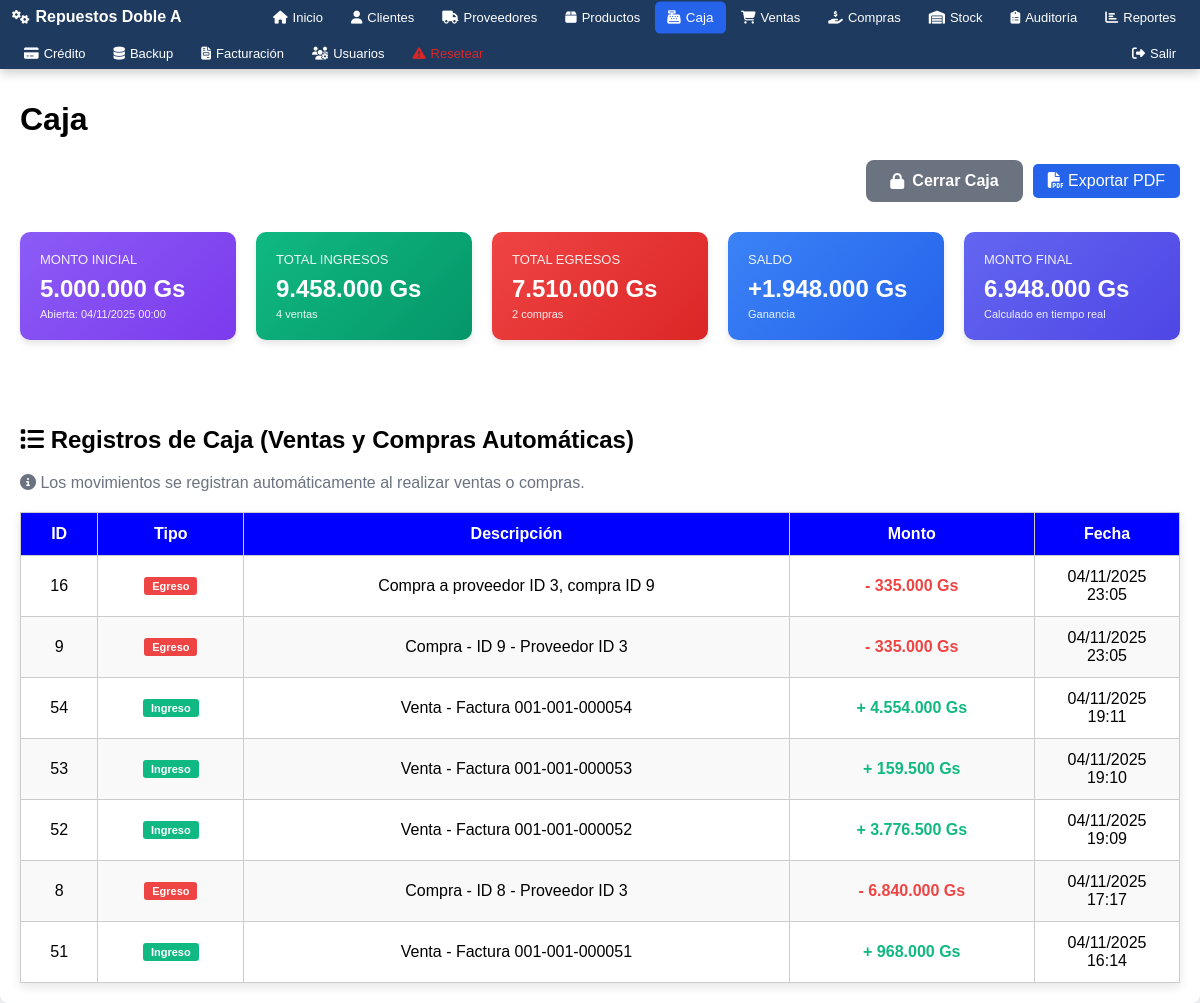
/modulos/caja/caja.php (signed in), run on an earlier commit of the app's database.
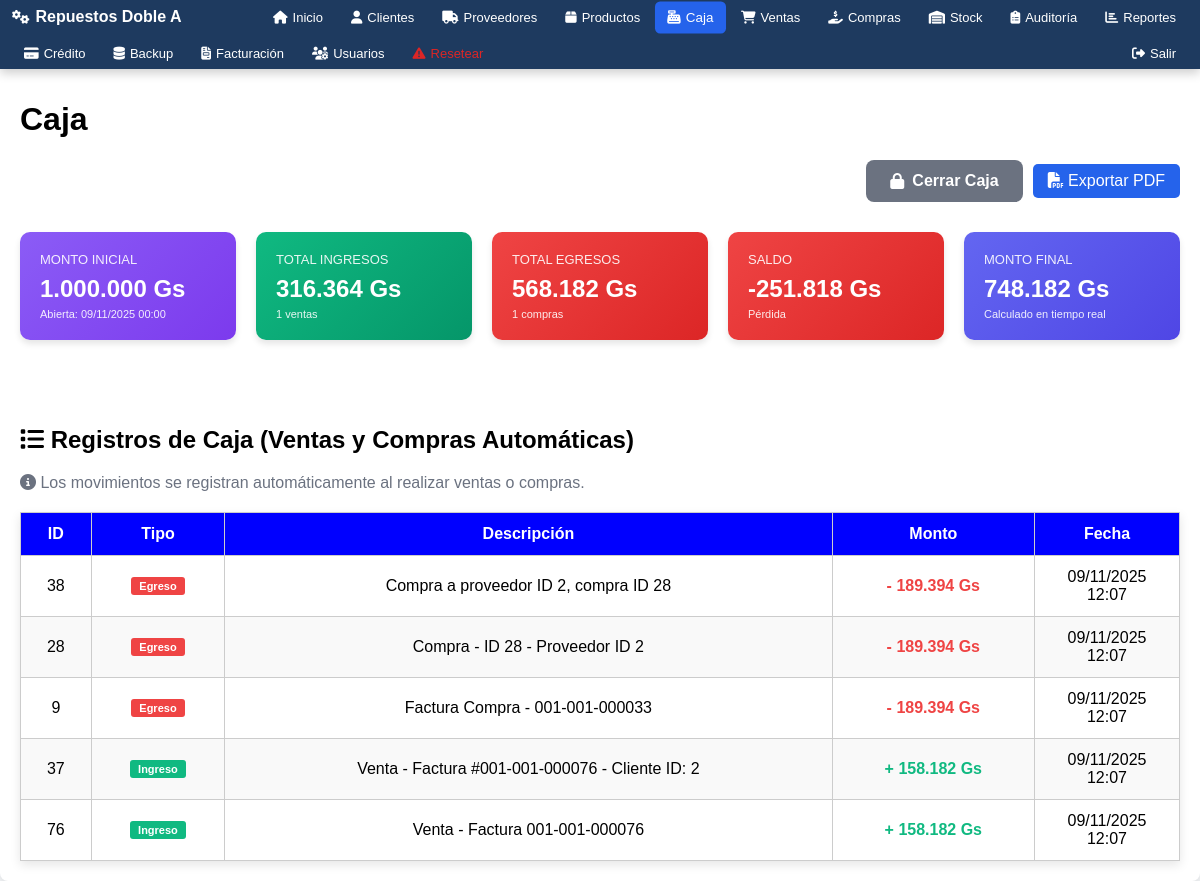
And on a later commit of the database.
### tables this page shows
CREATE TABLE `caja` (
  `id` int(11) NOT NULL AUTO_INCREMENT,
  `fecha` date NOT NULL,
  `monto_inicial` decimal(12,2) NOT NULL,
  `monto_final` decimal(12,2) DEFAULT NULL,
  `estado` enum('Abierta','Cerrada') NOT NULL DEFAULT 'Abierta',
  `created_at` datetime NOT NULL,
  PRIMARY KEY (`id`)
);

CREATE TABLE `caja_movimientos` (
  `id` int(11) NOT NULL AUTO_INCREMENT,
  `caja_id` int(11) NOT NULL,
  `fecha` datetime NOT NULL,
  `tipo` enum('Ingreso','Egreso') NOT NULL,
  `concepto` varchar(255) NOT NULL,
  `monto` decimal(12,2) NOT NULL,
  `created_at` timestamp NOT NULL DEFAULT CURRENT_TIMESTAMP,
  PRIMARY KEY (`id`),
  KEY `caja_id` (`caja_id`)
);

CREATE TABLE `compras` (
  `id` int(11) NOT NULL AUTO_INCREMENT,
  `proveedor_id` int(11) NOT NULL,
  `fecha` datetime NOT NULL,
  `total` decimal(12,2) NOT NULL,
  `estado` enum('Pendiente','Completada') NOT NULL DEFAULT 'Pendiente',
  `created_at` timestamp NOT NULL DEFAULT CURRENT_TIMESTAMP ON UPDATE CURRENT_TIMESTAMP,
  PRIMARY KEY (`id`),
  KEY `proveedor_id` (`proveedor_id`)
);

CREATE TABLE `cabecera_factura_ventas` (
  `id` int(11) NOT NULL AUTO_INCREMENT,
  `numero_factura` varchar(20) NOT NULL,
  `condicion_venta` enum('Contado','Crédito') NOT NULL,
  `forma_pago` enum('Efectivo','Tarjeta','Transferencia') NOT NULL,
  `fecha_hora` datetime DEFAULT CURRENT_TIMESTAMP,
  `cliente_id` int(11) NOT NULL,
  `monto_total` decimal(15,2) NOT NULL,
  `timbrado` varchar(20) DEFAULT '',
  `inicio_vigencia` date DEFAULT NULL,
  `fin_vigencia` date DEFAULT NULL,
  `anulada` tinyint(1) DEFAULT '0',
  `fecha_anulacion` datetime DEFAULT NULL,
  `usuario_anulacion_id` int(11) DEFAULT NULL,
  `motivo_anulacion` text,
  PRIMARY KEY (`id`),
  UNIQUE KEY `idx_numero_factura_unique` (`numero_factura`),
  UNIQUE KEY `idx_timbrado_unique` (`timbrado`),
  KEY `cliente_id` (`cliente_id`)
);

CREATE TABLE `cabecera_factura_compras` (
  `id` int(11) NOT NULL AUTO_INCREMENT,
  `numero_factura` varchar(50) NOT NULL,
  `proveedor_id` int(11) NOT NULL,
  `fecha_hora` datetime NOT NULL,
  `monto_total` decimal(15,2) NOT NULL,
  `condicion_compra` varchar(20) DEFAULT 'Contado',
  `forma_pago` varchar(20) DEFAULT 'Efectivo',
  `timbrado` varchar(50) DEFAULT NULL,
  `numero_factura_proveedor` varchar(100) DEFAULT NULL,
  `created_at` timestamp NOT NULL DEFAULT CURRENT_TIMESTAMP,
  `inicio_vigencia` date DEFAULT NULL,
  `fin_vigencia` date DEFAULT NULL,
  PRIMARY KEY (`id`),
  UNIQUE KEY `numero_factura` (`numero_factura`),
  KEY `idx_fecha` (`fecha_hora`),
  KEY `idx_proveedor` (`proveedor_id`),
  CONSTRAINT `cabecera_factura_compras_ibfk_1` FOREIGN KEY (`proveedor_id`) REFERENCES `proveedores` (`id`) ON DELETE CASCADE
);

### modulos/caja/caja.php (the view, shortened to what the rows shown need)
<?php
$base_path = $_SERVER['DOCUMENT_ROOT'] . '/repuestos/';
include $base_path . 'includes/auth.php';
include $base_path . 'includes/header.php';
$stmtCaja = $pdo->query("SELECT * FROM caja WHERE estado='Abierta' ORDER BY id DESC LIMIT 1");
$caja = $stmtCaja->fetch();
$movimientos_combinados = [];
if($caja){
    $stmtMov = $pdo->prepare("SELECT id, fecha, tipo, concepto as descripcion, monto, 'manual' as origen FROM caja_movimientos WHERE caja_id=? ORDER BY fecha DESC");
    $stmtMov->execute([$caja['id']]);
    $movimientos = $stmtMov->fetchAll();
    $fecha_apertura = $caja['fecha'];
    $stmtVentas = $pdo->prepare("SELECT id, fecha_hora as fecha, 'Ingreso' as tipo, CONCAT('Venta - Factura ', numero_factura) as descripcion, monto_total as monto, 'venta' as origen
                                 FROM cabecera_factura_ventas
                                 WHERE fecha_hora >= ? AND (anulada = 0 OR anulada IS NULL)
                                 ORDER BY fecha_hora DESC");
    $stmtVentas->execute([$fecha_apertura]);
    $ventas = $stmtVentas->fetchAll();
    $stmtCompras = $pdo->prepare("SELECT c.id, c.fecha, 'Egreso' as tipo, CONCAT('Compra - ID ', c.id, ' - Proveedor ID ', c.proveedor_id) as descripcion, c.total as monto, 'compra' as origen
                                  FROM compras c
                                  WHERE c.fecha >= ?
                                  ORDER BY c.fecha DESC");
    $stmtCompras->execute([$fecha_apertura]);
    $compras = $stmtCompras->fetchAll();
    $facturas_compras = [];
    try {
        $stmtFacturasCompras = $pdo->prepare("SELECT fc.id, fc.fecha_hora as fecha, 'Egreso' as tipo, CONCAT('Factura Compra - ', fc.numero_factura) as descripcion, fc.monto_total as monto, 'factura_compra' as origen
                                              FROM cabecera_factura_compras fc
                                              WHERE fc.fecha_hora >= ?
                                              ORDER BY fc.fecha_hora DESC");
        $stmtFacturasCompras->execute([$fecha_apertura]);
        $facturas_compras = $stmtFacturasCompras->fetchAll();
    } catch (Exception $e) {
    }
    $movimientos_combinados = array_merge($movimientos, $ventas, $compras, $facturas_compras);
    usort($movimientos_combinados, function($a, $b) {
        return strtotime($b['fecha']) - strtotime($a['fecha']);
    });
}
?>
<div class="container tabla-responsive">
    <h1>Caja</h1>
    <?php if(!$caja): ?>
        <div class="form-actions-right">
            <a href="abrir_caja.php" class="btn-submit"><i class="fas fa-lock-open"></i> Abrir Caja</a>
        </div>
    <?php else:
        $total_ingresos = 0;
        $total_egresos = 0;
        $cantidad_ventas = 0;
        $cantidad_compras = 0;
        foreach($movimientos_combinados as $m){
            if($m['tipo'] == 'Ingreso') {
                $total_ingresos += (float)$m['monto'];
                if($m['origen'] == 'venta') {
                    $cantidad_ventas++;
                }
            } else {
                $total_egresos += (float)$m['monto'];
                if($m['origen'] == 'compra') {
                    $cantidad_compras++;
                }
            }
        }
        $monto_final_calculado = (float)$caja['monto_inicial'] + $total_ingresos - $total_egresos;
        $saldo = $monto_final_calculado - (float)$caja['monto_inicial'];
    ?>
        <div class="form-actions-right">
            <a href="cerrar_caja.php?id=<?= $caja['id'] ?>" class="btn-cancelar" onclick="return confirm('¿Cerrar caja?')"><i class="fas fa-lock"></i> Cerrar Caja</a>
            <a href="exportar_pdf_caja.php?id=<?= $caja['id'] ?>" class="btn-export" target="_blank"><i class="fas fa-file-pdf"></i> Exportar PDF</a>
        </div>
        <div style="display: grid; grid-template-columns: repeat(auto-fit, minmax(200px, 1fr)); gap: 20px; margin: 30px 0;">
            <div style="background: linear-gradient(135deg, #8b5cf6 0%, #7c3aed 100%); color: white; padding: 20px; border-radius: 10px; box-shadow: 0 4px 6px rgba(0,0,0,0.1);">
                <div style="font-size: 13px; opacity: 0.9; margin-bottom: 8px;">MONTO INICIAL</div>
                <div style="font-size: 24px; font-weight: bold;">
                    <?= number_format($caja['monto_inicial'], 0, ',', '.') ?> Gs
                </div>
                <div style="font-size: 11px; opacity: 0.9; margin-top: 5px;">
                    Abierta: <?= date('d/m/Y H:i', strtotime($caja['fecha'])) ?>
                </div>
            </div>
            <div style="background: linear-gradient(135deg, #10b981 0%, #059669 100%); color: white; padding: 20px; border-radius: 10px; box-shadow: 0 4px 6px rgba(0,0,0,0.1);">
                <div style="font-size: 13px; opacity: 0.9; margin-bottom: 8px;">TOTAL INGRESOS</div>
                <div style="font-size: 24px; font-weight: bold;">
                    <?= number_format($total_ingresos, 0, ',', '.') ?> Gs
                </div>
                <div style="font-size: 11px; opacity: 0.9; margin-top: 5px;">
                    <?= $cantidad_ventas ?> ventas
                </div>
            </div>
            <div style="background: linear-gradient(135deg, #ef4444 0%, #dc2626 100%); color: white; padding: 20px; border-radius: 10px; box-shadow: 0 4px 6px rgba(0,0,0,0.1);">
                <div style="font-size: 13px; opacity: 0.9; margin-bottom: 8px;">TOTAL EGRESOS</div>
                <div style="font-size: 24px; font-weight: bold;">
                    <?= number_format($total_egresos, 0, ',', '.') ?> Gs
                </div>
                <div style="font-size: 11px; opacity: 0.9; margin-top: 5px;">
                    <?= $cantidad_compras ?> compras
                </div>
            </div>
            <div style="background: linear-gradient(135deg, <?= $saldo >= 0 ? '#3b82f6' : '#ef4444' ?> 0%, <?= $saldo >= 0 ? '#2563eb' : '#dc2626' ?> 100%); color: white; padding: 20px; border-radius: 10px; box-shadow: 0 4px 6px rgba(0,0,0,0.1);">
                <div style="font-size: 13px; opacity: 0.9; margin-bottom: 8px;">SALDO</div>
                <div style="font-size: 24px; font-weight: bold;">
                    <?= ($saldo >= 0 ? '+' : '') ?><?= number_format($saldo, 0, ',', '.') ?> Gs
                </div>
                <div style="font-size: 11px; opacity: 0.9; margin-top: 5px;">
                    <?= $saldo >= 0 ? 'Ganancia' : 'Pérdida' ?>
                </div>
            </div>
            <div style="background: linear-gradient(135deg, #6366f1 0%, #4f46e5 100%); color: white; padding: 20px; border-radius: 10px; box-shadow: 0 4px 6px rgba(0,0,0,0.1);">
                <div style="font-size: 13px; opacity: 0.9; margin-bottom: 8px;">MONTO FINAL</div>
                <div style="font-size: 24px; font-weight: bold;">
                    <?= number_format($monto_final_calculado, 0, ',', '.') ?> Gs
                </div>
                <div style="font-size: 11px; opacity: 0.9; margin-top: 5px;">
                    Calculado en tiempo real
                </div>
            </div>
        </div>
        <br><br>
        <h2><i class="fas fa-list"></i> Registros de Caja (Ventas y Compras Automáticas)</h2>
        <p style="color: #6b7280; margin-bottom: 20px;">
            <i class="fas fa-info-circle"></i> Los movimientos se registran automáticamente al realizar ventas o compras.
        </p>
        <table class="crud-table">
            <thead>
                <tr>
                    <th>ID</th>
                    <th>Tipo</th>
                    <th>Descripción</th>
                    <th>Monto</th>
                    <th>Fecha</th>
                </tr>
            </thead>
            <tbody>
            <?php if(!empty($movimientos_combinados)): ?>
                <?php foreach($movimientos_combinados as $fila): ?>
                    <tr>
                        <td><?= htmlspecialchars($fila['id']) ?></td>
                        <td>
                            <span style="padding: 3px 8px; border-radius: 3px; font-size: 11px; font-weight: bold;
                                <?php if($fila['tipo'] == 'Ingreso'): ?>
                                    background: #10b981; color: white;
                                <?php else: ?>
                                    background: #ef4444; color: white;
                                <?php endif; ?>">
                                <?= htmlspecialchars($fila['tipo']) ?>
                            </span>
                        </td>
                        <td><?= htmlspecialchars($fila['descripcion']) ?></td>
                        <td style="font-weight: bold; <?= $fila['tipo'] == 'Ingreso' ? 'color: #10b981;' : 'color: #ef4444;' ?>">
                            <?= ($fila['tipo'] == 'Ingreso' ? '+' : '-') ?> <?= number_format($fila['monto'],0,',','.') ?> Gs
                        </td>
                        <td><?= date('d/m/Y H:i', strtotime($fila['fecha'])) ?></td>
                    </tr>
                <?php endforeach; ?>
            <?php else: ?>
                <tr><td colspan="5">No hay registros en esta caja.</td></tr>
            <?php endif; ?>
            </tbody>
        </table>
    <?php endif; ?>
</div>
<?php include $base_path . 'includes/footer.php'; ?>

What changed in the data, as far as the page shows it:
removed caja: monto_inicial "5.000.000", fecha "04/11/2025 00:00", monto_inicial "1.948.000", monto_inicial "6.948.000"
removed caja_movimientos: id "16", tipo "Egreso", concepto "Compra a proveedor ID 3, compra ID 9", monto "335.000", fecha "04/11/2025 23:05"
removed compras: id "9", tipo "Egreso", descripcion "Compra - ID 9 - Proveedor ID 3", total "335.000", fecha "04/11/2025 23:05"
removed cabecera_factura_ventas: id "54", tipo "Ingreso", descripcion "Venta - Factura 001-001-000054", monto_total "4.554.000", fecha_hora "04/11/2025 19:11"
removed cabecera_factura_ventas: id "53", tipo "Ingreso", descripcion "Venta - Factura 001-001-000053", monto_total "159.500", fecha_hora "04/11/2025 19:10"
removed cabecera_factura_ventas: id "52", tipo "Ingreso", descripcion "Venta - Factura 001-001-000052", monto_total "3.776.500", fecha_hora "04/11/2025 19:09"
removed compras: id "8", tipo "Egreso", descripcion "Compra - ID 8 - Proveedor ID 3", total "6.840.000", fecha "04/11/2025 17:17"
removed cabecera_factura_ventas: id "51", tipo "Ingreso", descripcion "Venta - Factura 001-001-000051", monto_total "968.000", fecha_hora "04/11/2025 16:14"
added caja: monto_inicial "1.000.000", fecha "09/11/2025 00:00", monto_inicial "-251.818", monto_inicial "748.182"
added caja_movimientos: id "38", tipo "Egreso", concepto "Compra a proveedor ID 2, compra ID 28", monto "189.394", fecha "09/11/2025 12:07"
added compras: id "28", tipo "Egreso", descripcion "Compra - ID 28 - Proveedor ID 2", total "189.394", fecha "09/11/2025 12:07"
added cabecera_factura_compras: id "9", tipo "Egreso", descripcion "Factura Compra - 001-001-000033", monto_total "189.394", fecha_hora "09/11/2025 12:07"
added caja_movimientos: id "37", tipo "Ingreso", concepto "Venta - Factura #001-001-000076 - Cliente ID: 2", monto "158.182", fecha "09/11/2025 12:07"
added cabecera_factura_ventas: id "76", tipo "Ingreso", descripcion "Venta - Factura 001-001-000076", monto_total "158.182", fecha_hora "09/11/2025 12:07"
Also different on the page:
$total_ingresos: "9.458.000" → "316.364"
$cantidad_ventas: "4" → "1"
$total_egresos: "7.510.000" → "568.182"
$cantidad_compras: "2" → "1"
text no longer shown: "+ Ganancia"
text now shown: "Pérdida"
